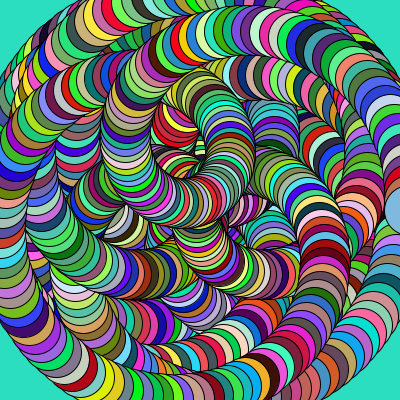
Frame 1 (no input)
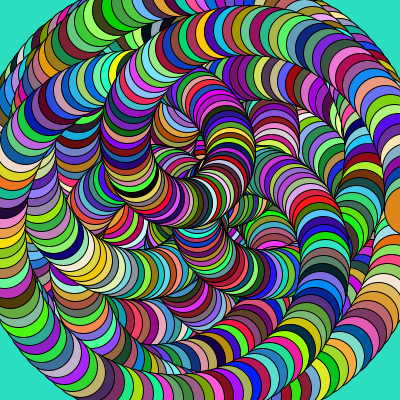
Frame 60 (the mouse pressed at the canvas centre just before this capture)
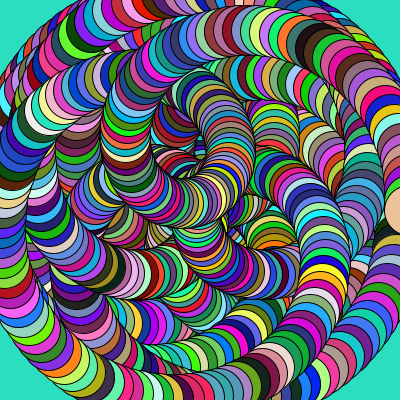
Frame 120 (the mouse held since frame 60 and released just before this capture)

The Processing sketch that drew these frames (run headless with seeded random() and noise(); from frame 60 on, the mouse is pressed at the canvas centre):

// Processing sketch: Rose_patterns
// ── Rose_patterns.pde
float d = 9;
float n = 4;
color aColor;

void setup() {
 
  size(400, 400);
}

void draw() {
  float k = n / d;
  background(44, 222, 192);
  translate(width / 2, height / 2);

  beginShape();
  stroke(0);

  //strokeWeight(1);
  for (float a = 0; a < TWO_PI * (d+0.01); a += 0.05) {
    aColor = color(random(255),random(255),random(255));
    fill(aColor);
    float r = 210 * cos(k * a);
    float x = r * cos(a);
    float y = r * sin(a);
    ellipse(x,y,50,50);
  }
  endShape(CLOSE);
}
